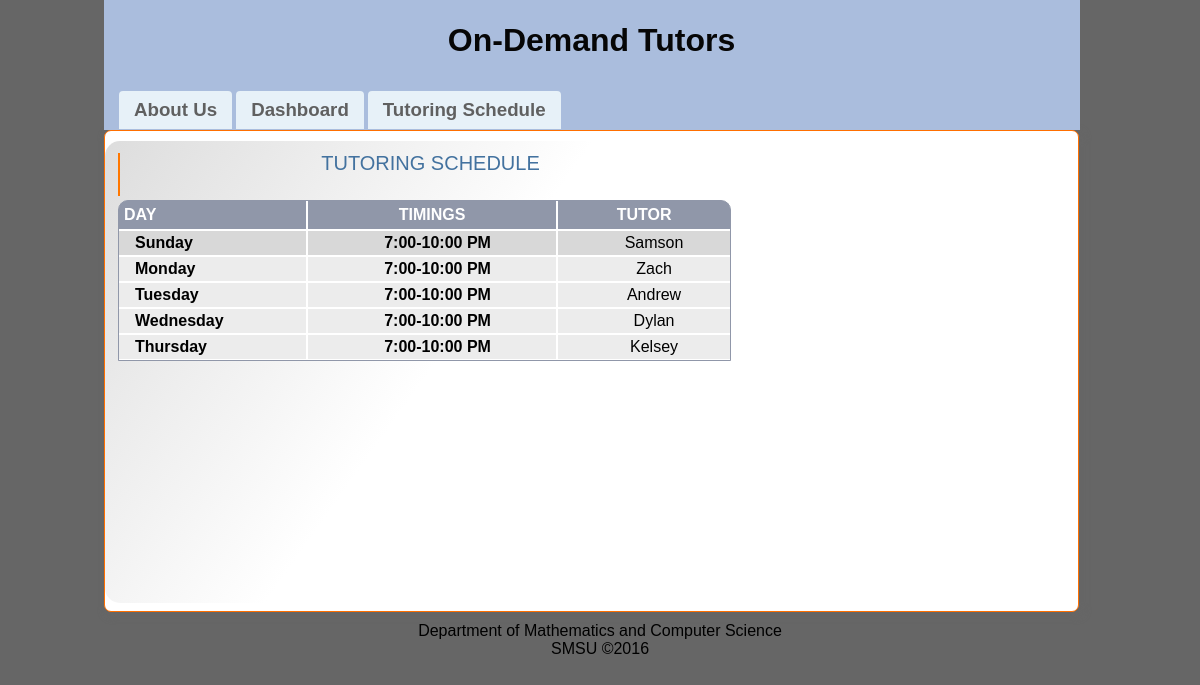
The app's page /tutor/tutoringSchedule.php with its own data.
### tables this page shows
CREATE TABLE `tutor_schedule` (
  `Day` varchar(15) NOT NULL,
  `Time` varchar(15) NOT NULL,
  `Tutor` varchar(20) NOT NULL
);

### tutor/tutoringSchedule.php (the view, shortened to what this page needs)
<html>
<head>
	<link href="css/admin.css" rel="stylesheet" type="text/css">
	<link href="css/twoColFixLtHdr.css" rel="stylesheet" type="text/css">
</head>
<body>
    <div id="main">
	<div id="container">
		<div id="header">
			<div id="heading">
				<a href="home_tutor.php"><h1><center>
					On-Demand Tutors
				</center></h1></a>
			</div>
            <ul id="top-navigation">
                <h3>
				<li><a href="about_tutor.php">About Us</a></li>
                <li><a href="tutorDashboard.php">Dashboard</a></li>
                <li><a href="tutoringSchedule.php">Tutoring Schedule</a></li>
				</h3>
            </ul>
        </div>
         <div id="middle">
            <div id="center-column">
                <div class="top-bar">
					<h1>TUTORING SCHEDULE</h1> <br>
                </div>
				<?php
				$user = 'root';
				$pass = '';
				$db = 'comptutor';
				$conn = new mysqli('localhost', $user, $pass, $db);
				$sql=mysqli_query($conn,"SELECT * FROM tutor_schedule");
				if(mysqli_num_rows($sql)>0)
				{
				?>
					<div class="table">
						<table class="listing" cellpadding="0" cellspacing="0">
							<tbody>
							<tr>
								<th> DAY </th>
								<th> TIMINGS </th>
								<th> TUTOR </th>
							</tr>
							<?php
							while($row=mysqli_fetch_array($sql))
							{
							?>
							<tr>
								<td class="style2">
									<?php echo $row['Day'];?>
								</td>
								<td class="style2">
									<?php echo $row['Time']; ?>
								</td>
								<td class="style3">
									<?php echo $row['Tutor'];?>
								</td>
							</tr>
							</tbody>
							<?php
								}
				}
				?>
									</table>
								</div>
			</div>
		</div>
        <div id="footer">
			<p>
				Department of Mathematics and Computer Science <br>
				SMSU &copy;2016
		</p>
		</div>
    </div>
	</div> </div>
</body>
</html>

### tutor/css/admin.css (style rules this page uses)
body { margin:0; padding:0; background:#BBD9EE; color:#000; font-family:tahoma,arial,sans-serif; font-size:11px; }
a { color:#060606;text-decoration: none }
#main { width:992px; margin:0 auto; }
#header { position: relative; width: 976px; height: 130px; background: #AABDDD; padding: 0 0 0 0; }
#heading { position: relative; width: 975px; height: 100px; background: #AABDDD; padding: 1 0 6 0; }
#top-navigation { position: absolute; top: 70px; left: 15px; right: 15px; margin: 0; padding: 0; list-style: none; }
#top-navigation li { float:left; margin:0 4px 0 0; height:60px; }
#top-navigation li a { float: left; display: block; height: 30px; line-height: 29px; margin-top: 2px; color: #606060; padding: 4px 15px 4 15px; border-top-left-radius: 4px; border-top-right-radius: 4px; -moz-border-radius-topleft: 4px; -moz-border-radius-topright: 4px; -webkit-border-top-left-radius: 4px; -webkit-border-top-right-radius: 4px; background:#e7f1f8; }
#middle { float:left; width:973px; height: 470px; background:#fff; border: 1px solid #ff6f00; border-radius: 7px; -moz-border-radius: 7px; -webkit-border-radius: 7px; -moz-box-shadow: 3px 3px 9px #666; -webkit-box-shadow: 3px 3px 9px #666; box-shadow: 3px 3px 9px #666; padding:10px 0 0 0; margin: auto; }
#center-column { float:left; width: 620px; background:url(../img/bg-center-column.jpg) top left no-repeat; background:-webkit-gradient( linear, left top, right bottom, color-stop(0, rgb(221,221,221)), color-stop(0.5, rgb(255,255,255)) ); background:-moz-linear-gradient( left top, rgb(221,221,221) 0%, rgb(255,255,255) 50% ); border-radius: 15px; -moz-border-radius: 15px; -webkit-border-radius: 15px; min-height: 450px; padding:12px 16px 0 13px; }
#footer { float:left; width:100%; height:15px; }
#footer p { margin: 10px; }
.top-bar { float:left; width:603px; border-left:2px solid #f70; padding:0 0 0 9px; margin:0 0 4px 0; }
.top-bar h1 { font:20px/21px verdana,sans-serif; color:#43729F; margin:0 0 4px 0; }
div.table { float:left; position:relative; width:614px; margin:0 0 37px 0; }
table.listing { border-bottom:1px solid #9097A9; background:#9097A9; width:613px; padding:0; margin:0; border:1px solid #9097A9; border-top-left-radius: 10px; border-top-right-radius: 10px; -moz-border-radius-topleft: 10px; -moz-border-radius-topright: 10px; -webkit-border-top-left-radius: 10px; -webkit-border-top-right-radius: 10px; }
table.listing th { border-top:0 !important; }
table.listing td, table.listing th { border:1px solid #fff; text-align:center; }
table.listing th { color:#fff; padding:5px; }
table.listing td { background:#D8D8D8; color:#000; padding:3px 5px; }
table.listing tr:nth-child(odd) td { background:#ECECEC; }
table.listing th:first-child, table.listing td:first-child { border-left:0px solid #9097A9;text-align:left; }
table.listing th:last-child, table.listing td:last-child { border-right:0px solid #9097A9; }
table.listing th:first-child { width: 177px; border-left:0; }
table.listing .style2 { font-weight:bold;padding-left:16px; }
table.listing .style3 { padding-left:25px; }

### tutor/css/twoColFixLtHdr.css (style rules this page uses)
body { font: 100% Verdana, Arial, Helvetica, sans-serif; background: #666666; margin: 0; padding: 0; text-align: center; color: #000000; }
a:link { text-decoration: none; background-color: #B2FF99; }

### records on screen
tutor_schedule: Day "Sunday", Time "7:00-10:00 PM", Tutor "Samson"
tutor_schedule: Day "Monday", Time "7:00-10:00 PM", Tutor "Zach"
tutor_schedule: Day "Tuesday", Time "7:00-10:00 PM", Tutor "Andrew"
tutor_schedule: Day "Wednesday", Time "7:00-10:00 PM", Tutor "Dylan"
tutor_schedule: Day "Thursday", Time "7:00-10:00 PM", Tutor "Kelsey"
